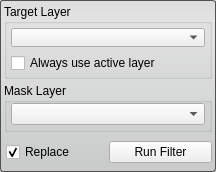
<?xml version="1.0" encoding="UTF-8"?>
<ui version="4.0">
 <class>OrFilterInterface</class>
 <widget class="QWidget" name="OrFilterInterface">
  <property name="geometry">
   <rect>
    <x>0</x>
    <y>0</y>
    <width>216</width>
    <height>172</height>
   </rect>
  </property>
  <property name="sizePolicy">
   <sizepolicy hsizetype="Preferred" vsizetype="Preferred">
    <horstretch>0</horstretch>
    <verstretch>0</verstretch>
   </sizepolicy>
  </property>
  <property name="minimumSize">
   <size>
    <width>213</width>
    <height>139</height>
   </size>
  </property>
  <property name="baseSize">
   <size>
    <width>213</width>
    <height>139</height>
   </size>
  </property>
  <property name="windowTitle">
   <string>OrFilter</string>
  </property>
  <property name="styleSheet">
   <string notr="true">QWidget#OrFilterInterface{
	border-radius: 3px;
	border: 1px solid rgb(80, 80,80);
	background-color: qlineargradient(spread:pad, x1:0.5, y1:0, x2:0.5, y2:0.960227, stop:0 rgba(221, 221, 221, 255), stop:0.155779 rgba(228, 228, 228, 255), stop:1 rgba(202, 204, 204, 255));      
}</string>
  </property>
  <layout class="QVBoxLayout" name="verticalLayout_2">
   <property name="spacing">
    <number>4</number>
   </property>
   <property name="margin">
    <number>4</number>
   </property>
   <item>
    <widget class="QGroupBox" name="target_groupbox_">
     <property name="title">
      <string>Target Layer</string>
     </property>
     <property name="alignment">
      <set>Qt::AlignLeading|Qt::AlignLeft|Qt::AlignTop</set>
     </property>
     <property name="checkable">
      <bool>false</bool>
     </property>
     <layout class="QVBoxLayout" name="verticalLayout_4">
      <property name="margin">
       <number>4</number>
      </property>
      <item>
       <widget class="QtUtils::QtDropableComboBox" name="target_layer_">
        <property name="sizePolicy">
         <sizepolicy hsizetype="Ignored" vsizetype="Fixed">
          <horstretch>0</horstretch>
          <verstretch>0</verstretch>
         </sizepolicy>
        </property>
       </widget>
      </item>
      <item>
       <widget class="QWidget" name="widget_2" native="true">
        <property name="minimumSize">
         <size>
          <width>0</width>
          <height>20</height>
         </size>
        </property>
        <layout class="QHBoxLayout" name="horizontalLayout_3">
         <property name="spacing">
          <number>0</number>
         </property>
         <property name="margin">
          <number>0</number>
         </property>
         <item>
          <widget class="QCheckBox" name="use_active_layer_">
           <property name="text">
            <string>Always use active layer</string>
           </property>
          </widget>
         </item>
        </layout>
       </widget>
      </item>
     </layout>
    </widget>
   </item>
   <item>
    <widget class="QGroupBox" name="connected_to_mask_groupbox_">
     <property name="title">
      <string>Mask Layer</string>
     </property>
     <property name="alignment">
      <set>Qt::AlignLeading|Qt::AlignLeft|Qt::AlignTop</set>
     </property>
     <layout class="QVBoxLayout" name="verticalLayout_5">
      <property name="leftMargin">
       <number>4</number>
      </property>
      <property name="topMargin">
       <number>0</number>
      </property>
      <property name="rightMargin">
       <number>4</number>
      </property>
      <property name="bottomMargin">
       <number>4</number>
      </property>
      <item>
       <widget class="QtUtils::QtDropableComboBox" name="mask_layer_">
        <property name="sizePolicy">
         <sizepolicy hsizetype="Ignored" vsizetype="Fixed">
          <horstretch>0</horstretch>
          <verstretch>0</verstretch>
         </sizepolicy>
        </property>
       </widget>
      </item>
     </layout>
    </widget>
   </item>
   <item>
    <widget class="QWidget" name="replaceRunWidget" native="true">
     <property name="minimumSize">
      <size>
       <width>0</width>
       <height>32</height>
      </size>
     </property>
     <property name="maximumSize">
      <size>
       <width>16777215</width>
       <height>32</height>
      </size>
     </property>
     <layout class="QHBoxLayout" name="horizontalLayout" stretch="1,1">
      <property name="spacing">
       <number>0</number>
      </property>
      <property name="leftMargin">
       <number>2</number>
      </property>
      <property name="topMargin">
       <number>0</number>
      </property>
      <property name="rightMargin">
       <number>0</number>
      </property>
      <property name="bottomMargin">
       <number>0</number>
      </property>
      <item>
       <widget class="QCheckBox" name="replaceCheckBox">
        <property name="text">
         <string>Replace</string>
        </property>
        <property name="checked">
         <bool>true</bool>
        </property>
       </widget>
      </item>
      <item>
       <widget class="QPushButton" name="runFilterButton">
        <property name="text">
         <string>Run Filter</string>
        </property>
       </widget>
      </item>
     </layout>
    </widget>
   </item>
  </layout>
 </widget>
 <customwidgets>
  <customwidget>
   <class>QtUtils::QtDropableComboBox</class>
   <extends>QComboBox</extends>
   <header location="global">QtUtils/Widgets/QtDropableComboBox.h</header>
  </customwidget>
 </customwidgets>
 <resources/>
 <connections/>
</ui>
